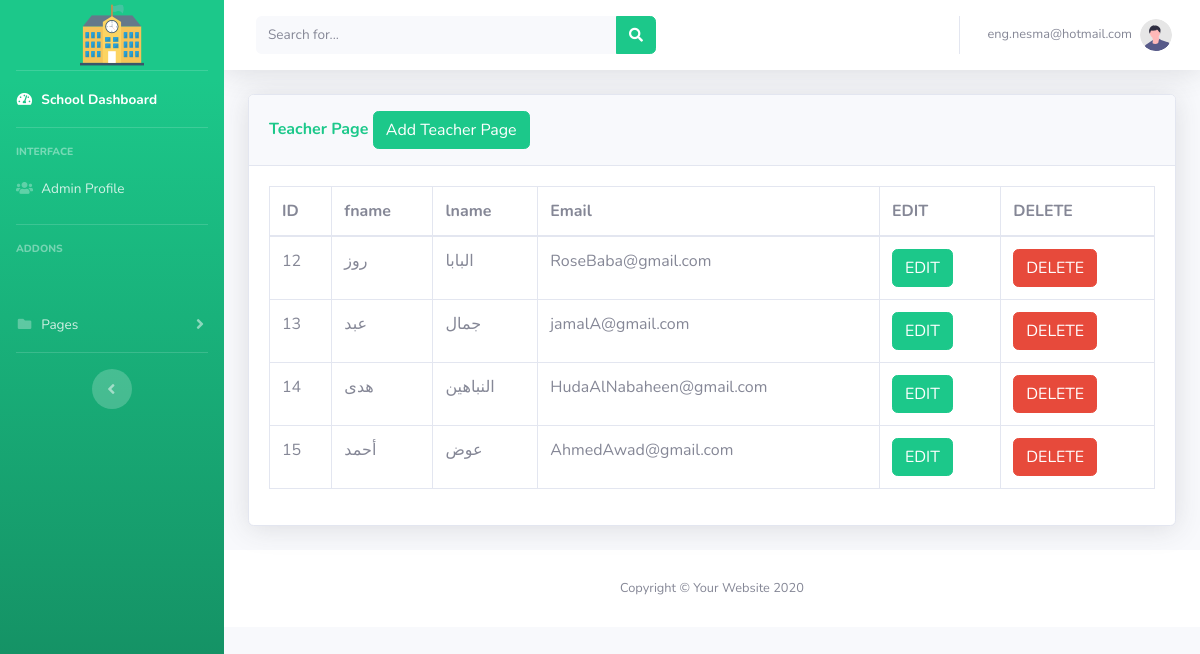
The app's page /schoolpanel/teacher.php (signed in) with its own data.
### tables this page shows
CREATE TABLE `teacher` (
  `id` int(11) NOT NULL,
  `fname` varchar(255) NOT NULL,
  `lname` varchar(255) NOT NULL,
  `email` varchar(255) NOT NULL,
  `created_at` timestamp NOT NULL DEFAULT current_timestamp()
);

### schoolpanel/security.php (called while the page is built, shortened)
<?php
include('database/dbconfig.php');
?>

### schoolpanel/teacher.php (the view, shortened to what this page needs)
<?php
include('includes/header.php');
include('includes/navbar.php');
?>
<div class="container-fluid">
    <div class="card shadow mb-4">
        <div class="card-header py-3">
            <h6 class="m-0 font-weight-bold text-success">Teacher Page
                <button type="button" class="btn btn-success " data-toggle="modal" data-target="#addteacherpage">
                    Add Teacher Page
                </button>
            </h6>
        </div>
        <div class="card-body">
            <div class="table-responsive">
                <?php
                $connection = mysqli_connect("localhost", "root", "", "schoolpanel");
                $query = "SELECT * FROM teacher ";
                $query_run = mysqli_query($connection, $query);
                ?>
                <table class="table table-bordered" id="dataTable" width="100%" cellspacing="0">
                    <thead>
                        <tr>
                            <th>ID</th>
                            <th>fname</th>
                            <th>lname</th>
                            <th>Email</th>
                            <th>EDIT</th>
                            <th>DELETE</th>
                        </tr>
                    </thead>
                    <tbody>
                        <?php
                        if (mysqli_num_rows($query_run) > 0) {
                            while ($row = mysqli_fetch_assoc($query_run)) {
                        ?>
                                <tr>
                                    <td><?php echo $row['id']; ?></td>
                                    <td><?php echo $row['fname']; ?></td>
                                    <td><?php echo $row['lname']; ?></td>
                                    <td><?php echo $row['email']; ?></td>
                                    <td>
                                        <form action="teacher_edit.php" method="post">
                                            <button type="submit" name="teacher_edit_btn" class="btn btn-success">EDIT</button>
                                        </form>
                                    </td>
                                    <td>
                                        <form action="code.php" method="post">
                                            <button type="submit" name="deleteteacher_btn" class="btn btn-danger"> DELETE</button>
                                        </form>
                                    </td>
                                </tr>
                        <?php
                            }
                        } else {
                            echo "No Record Found";
                        }
                        ?>
                    </tbody>
                </table>
            </div>
        </div>
    </div>
</div>
<?php
include('includes/footer.php');
?>

### schoolpanel/includes/header.php (shortened to what this page needs)
<!DOCTYPE html>
<html lang="en">
<head>
    <link href="vendor/fontawesome-free/css/all.min.css" rel="stylesheet" type="text/css">
    <link href="css/sb-admin-2.min.css" rel="stylesheet">
</head>
<body id="page-top">
    <div id="wrapper">

### schoolpanel/database/dbconfig.php (shortened to what this page needs)
<link href="../css/sb-admin-2.min.css" rel="stylesheet">

### schoolpanel/includes/navbar.php (shortened to what this page needs)
<?php
 include('security.php');
 ?>
<ul class="navbar-nav bg-gradient-success sidebar sidebar-dark accordion" id="accordionSidebar">
    <a class="sidebar-brand d-flex align-items-center justify-content-center" href="index.php">
        <div class="sidebar-brand-icon ">
            <img src="../img/logo.png" alt="logo">
        </div>
    </a>
    <hr class="sidebar-divider my-0">
    <li class="nav-item active">
        <a class="nav-link" href="index.php">
            <i class="fas fa-fw fa-tachometer-alt"></i>
            <span>School Dashboard</span></a>
    </li>
    <hr class="sidebar-divider">
    <div class="sidebar-heading">
        Interface
    </div>
    <li class="nav-item">
        <a class="nav-link" href="register.php">
            <i class="fas fa-users"></i>
            <span>Admin Profile</span>
    </li>
    <hr class="sidebar-divider">
    <div class="sidebar-heading">
        Addons
    </div>
    <li class="nav-item">
        <a class="nav-link collapsed" href="#" data-toggle="collapse" data-target="#collapsePages" aria-expanded="true" aria-controls="collapsePages">
            <i class="fas fa-fw fa-folder"></i>
            <span>Pages</span>
        </a>
    </li>
    <hr class="sidebar-divider d-none d-md-block">
    <div class="text-center d-none d-md-inline">
        <button class="rounded-circle border-0" id="sidebarToggle"></button>
    </div>
</ul>
<div id="content-wrapper" class="d-flex flex-column">
    <div id="content">
        <nav class="navbar navbar-expand navbar-light bg-white topbar mb-4 static-top shadow">
            <form class="d-none d-sm-inline-block form-inline mr-auto ml-md-3 my-2 my-md-0 mw-100 navbar-search">
                <div class="input-group">
                    <input type="text" class="form-control bg-light border-0 small" placeholder="Search for..." aria-label="Search" aria-describedby="basic-addon2">
                    <div class="input-group-append">
                        <button class="btn btn-success" type="button">
                            <i class="fas fa-search fa-sm"></i>
                        </button>
                    </div>
                </div>
            </form>
            <ul class="navbar-nav ml-auto">
                <li class="nav-item dropdown no-arrow">
                    <a class="nav-link dropdown-toggle" href="#" id="userDropdown" role="button" data-toggle="dropdown" aria-haspopup="true" aria-expanded="false">
                        <span class="mr-2 d-none d-lg-inline text-gray-600 small">
                            <?php echo $_SESSION['username']; ?>
                        </span>
                        <img class="img-profile rounded-circle" src="img/undraw_profile.svg">
                    </a>
                </li>
            </ul>
        </nav>

### schoolpanel/includes/footer.php
<footer class="sticky-footer bg-white">
    <div class="container my-auto">
        <div class="copyright text-center my-auto">
            <span>Copyright &copy; Your Website 2020</span>
        </div>
    </div>
</footer>
</body>
</html>

### records on screen
teacher: id "12", fname "روز", lname "البابا", email "RoseBaba@gmail.com"
teacher: id "13", fname "عبد", lname "جمال", email "jamalA@gmail.com"
teacher: id "14", fname "هدى", lname "النباهين", email "HudaAlNabaheen@gmail.com"
teacher: id "15", fname "أحمد", lname "عوض", email "AhmedAwad@gmail.com"

### other values on screen
$_SESSION['username'] "eng.nesma@hotmail.com"
